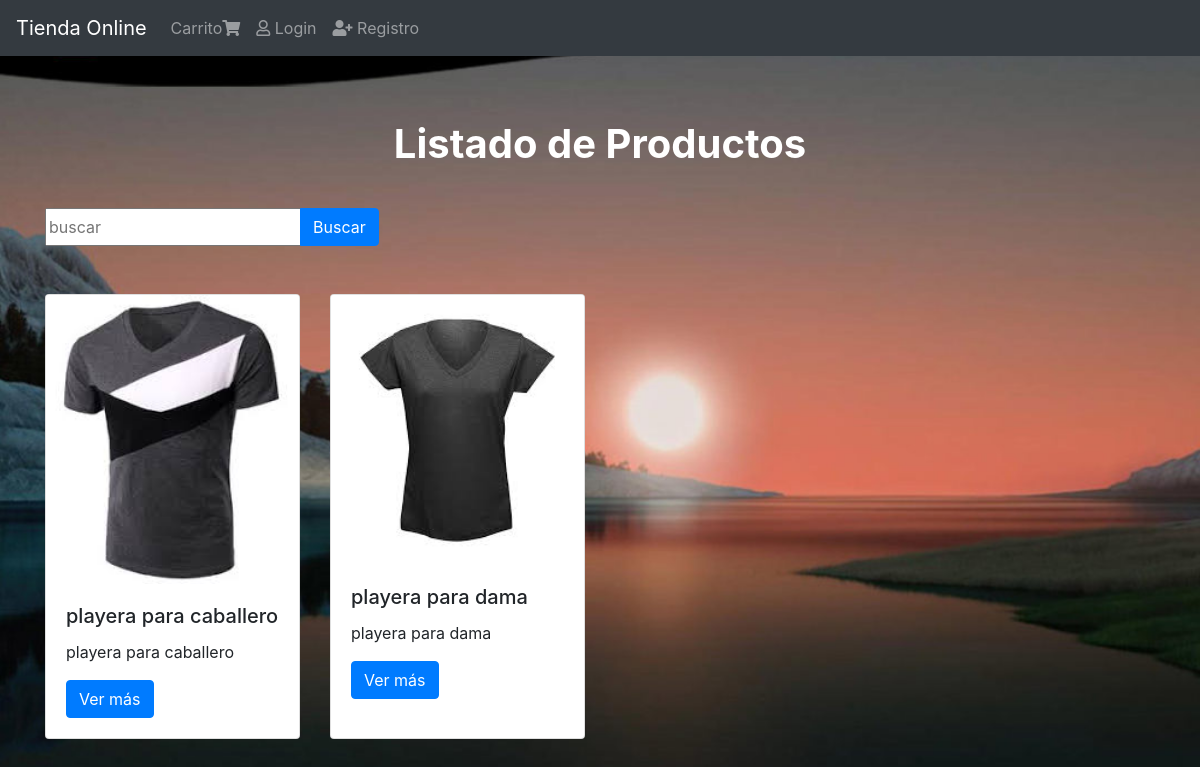
Before: / with the older database file.
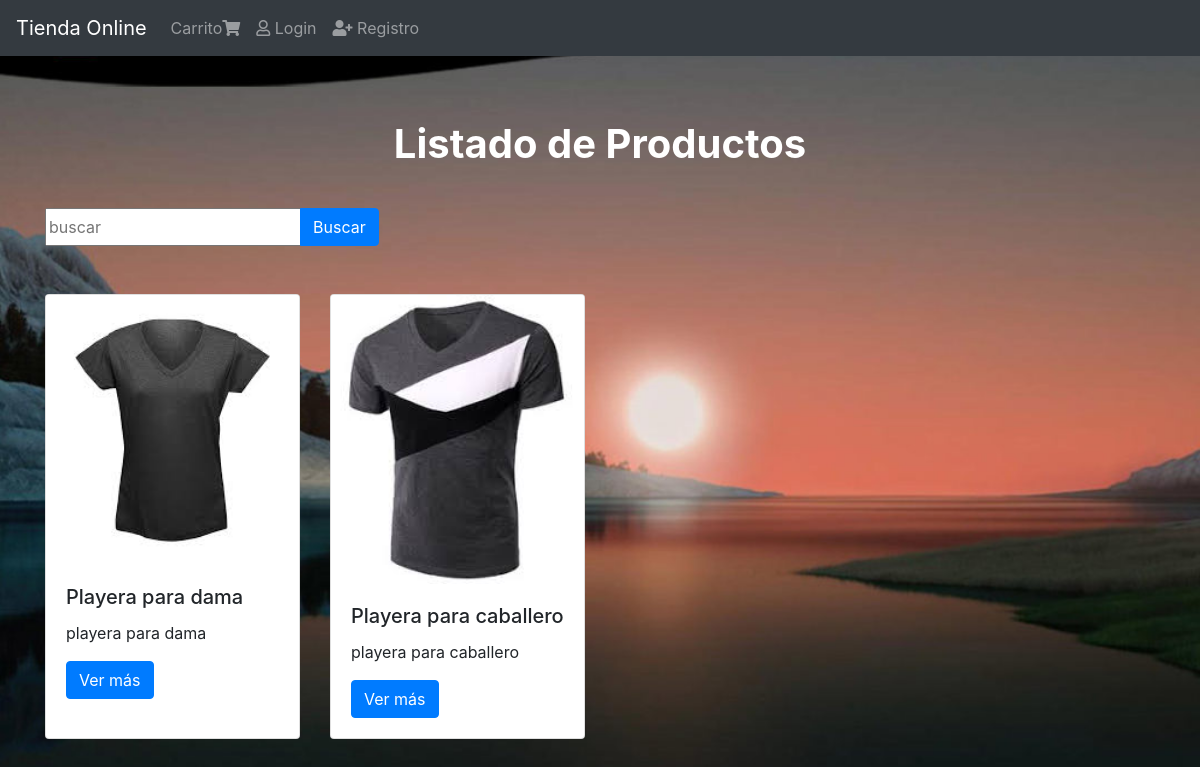
After: the same page with the newer database file.
### productos/models.py (models this page shows, shortened)
class Producto(models.Model):
    titulo = models.CharField(max_length=50)
    descripcion = models.TextField()
    precio = models.DecimalField(max_digits=8,decimal_places=2,default=0.0) # 12345678,12
    created = models.DateTimeField(auto_now_add=True)
    imagen=models.ImageField(upload_to='productos/',null=False,blank=False)
    slug = models.SlugField(null=False,blank=False,unique=True)#se usa para obtener elementos a partir de su slug

### productos/views.py (the view)
# urls.py: path('', ProductosListView.as_view() ,name='index'),
class ProductosListView(ListView):
    template_name = 'inicio.html' #nombre del template que se va a utilizar
    queryset = Producto.objects.all().order_by('-id') #ordena del mas nuevo al mas reciente
    def get_context_data(self,**kwargs):
        context = super().get_context_data(**kwargs) #esto genera un nuevo diccionario para generar nuevas llaves
        context['titulo'] = 'Listado de Productos' #aca se reemplaza lo que tiene el nombre titulo por un nuevo valor
        return context

### templates/inicio.html (shortened to what this page needs)
{% extends 'base.html' %}
{% block content %}
      <div class="col-12">
        <h1 class="text-center">{{titulo}}</h1>
        {% include 'producto/snippets/buscador.html' %}
          <div class="row">
            {% for objeto in producto_list  %}
              <div class="col-3 mt-5">
                {% include "producto/snippets/producto.html" with prod=objeto %}
              </div>
            {% endfor %}
          </div>
    </div>
{% endblock %}

### templates/base.html (shortened to what this page needs)
{% load static %}
<!doctype html>
<html lang="en">
  <head>
    <link rel="stylesheet" href="https://stackpath.bootstrapcdn.com/bootstrap/4.3.1/css/bootstrap.min.css">
    <link rel="stylesheet" href="https://use.fontawesome.com/releases/v5.15.4/css/all.css">
    <link rel="stylesheet" href="{% static 'css/estilos.css'  %}">
  </head>
  <body>
      {% include 'navbar.html' %}
      <div class="container">
          <div class="row mt-4 rounded">
              {% block content %}
              {% endblock %}
          </div>
      </div>
  </body>
</html>

### templates/navbar.html (shortened to what this page needs)
{% url 'login' as login %}
{% url 'registro' as registro %}
{% url 'carrito:carrito' as carrito %}
<nav class="navbar navbar-expand-lg navbar-dark bg-dark ">
    <div>
      <a class="navbar-brand " href="{% url 'index' %}">Tienda Online</a>
    </div>
    <div class="collapse navbar-collapse" id="navbarNavAltMarkup">
      <div class="navbar-nav">
        {% if user.is_authenticated %}
            <a class="nav-item nav-link {% if request.path == carrito %}active{%endif%}" href="{{ carrito }}"> Carrito<i class="fas fa-shopping-cart"></i> </a>
            <a class="nav-item nav-link" href="{% url 'logout' %}"><i class="fas fa-sign-out-alt"></i>Logout</a>
        {% else %}
           <a class="nav-item nav-link {% if request.path == carrito %}active{%endif%}" href="{{ carrito }}"> Carrito<i class="fas fa-shopping-cart"></i> </a>
            <a class="nav-item nav-link {% if request.path == login %}active{% endif %}" href="{{login}}"><i class="far fa-user"></i> Login <span class="sr-only">(current)</span></a>
            <a class="nav-item nav-link {% if request.path == registro%}active{%endif%}" href="{{registro}}"><i class="fas fa-user-plus"></i> Registro</a>
        {% endif %}
      </div>
    </div>
  </nav>

### productos/templates/producto/snippets/buscador.html
<form action="{% url 'productos:buscar' %}">
    <div class="input-group">
        <input type="text" name="q" value="{{ query }}" class="form-cntrol" placeholder="buscar">
        <div class="input-group-append">
            <input type="submit" name="" value="Buscar" class="btn btn-primary">
        </div>
    </div>
</form>

### productos/templates/producto/snippets/producto.html
<div class="card h-100">
    {% if prod.imagen %}
        <img src="{{ prod.imagen.url }}" class="card-img-top" alt="imagen del producto" width="200" heigth="200">
    {% endif %}
    <div class="card-body">
      <h5 class="card-title">{{prod.titulo}}</h5>
      <p class="card-text">{{prod.descripcion}}</p>
      <a href="{% url 'productos:producto' prod.slug %}" class="btn btn-primary">Ver más</a>
    </div>
</div>

### static/css/estilos.css (style rules this page uses)
body { background-image: url('../img/fondo.jpg'); background-repeat: no-repeat; background-size: cover; background-attachment: fixed; }
h1 { color: #fff; text-align: center; margin: 40px auto; font-weight: bold; }

Changed rows visible on the page:
changed Producto: imagen: a different picture; titulo "playera para caballero" → "Playera para dama"; descripcion "playera para caballero" → "playera para dama"
changed Producto: imagen: a different picture; titulo "playera para dama" → "Playera para caballero"; descripcion "playera para dama" → "playera para caballero"
